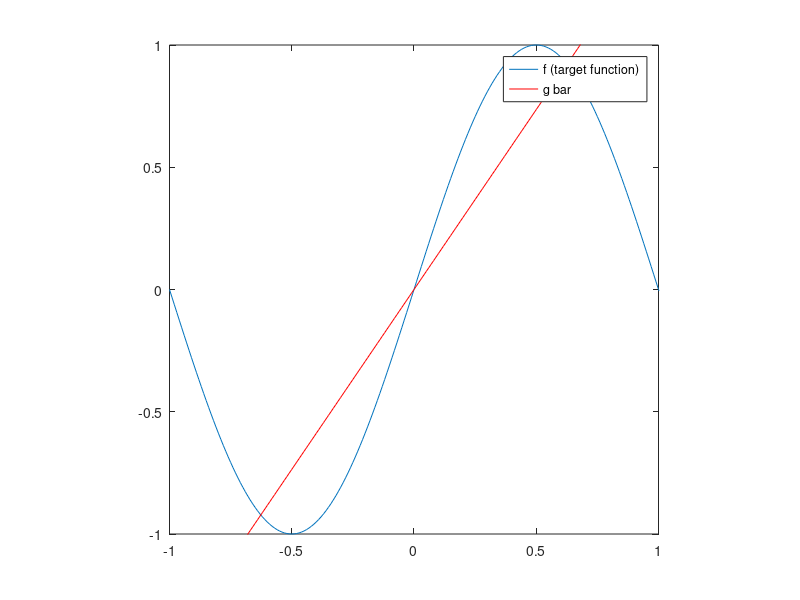

The MATLAB source for this figure:
%% plot the function f(x) = sin(pi * x) using 10000 examples
num_examples = 10000;
x = zeros(num_examples, 1);

% construct the x vector
i = 1; j = -1.0;
while i < num_examples + 1
    x(i) = j;
    i = i + 1; j = j + .01;
end
f = sin(pi * x);        % compute the y value for every x
% plot the function f(x) = sin(pi * x)
plot(x, f); axis([-1 1 -1 1]); axis square;
hold on;

%% use linear regression to find min SSE hypothesis on random two points
a = -1; b = 1; N = 2; num_iters = 1000;
g = zeros(num_iters, 1);
X_TRAIN = [];
F_TRAIN = [];

for i = 1:num_iters
    % pick two random training points
    x_train = a + (b - a) .* rand(N, 1);
    % compute corresponding y axis value according to the target function
    % f(x) = sin(pi * x)
    f_train = sin(pi * x_train);
    % use normal equation to get the min SSE hypothesis (g)
    g(i) = pinv(x_train' * x_train) * x_train' * f_train;

    %== Use the following to calcualte the bias and variance ==%
    % combine all x_train points in 1 vector
    X_TRAIN = [X_TRAIN x_train'];
    % combine all f_train points in 1 vector
    F_TRAIN = [F_TRAIN f_train'];
end

%% Question 4
g_bar = mean(g); 
fprintf('g_bar: %f\n', g_bar);
plot(x, g_bar * x, 'r-');
legend('f (target function)', 'g bar', 'location', 'best');

%% Question 5 
% bias = (g_bar(x) - f(x)).^2
bias_5 = mean((g_bar * X_TRAIN - F_TRAIN).^2);
fprintf('bias: %f\n', bias_5);

%% Question 6
% variance = g_each_data_set(x) - g_bar(x)).^2
vars = zeros(length(g), 1);
for i = 1:length(g)
    vars(i) = mean((g(i) * X_TRAIN - g_bar * X_TRAIN).^2);
end
variance_6 = mean(vars);
fprintf('variance: %f\n', variance_6);

%% Question 7
%% Option b
E_out_b = bias_5 + variance_6;

%% Option a
%% use the average of the two x_train points to find min SSE hypothesis 
% on random two points
a = -1; b = 1; N = 2; num_iters = 1000;
g = zeros(num_iters, 1);
X_TRAIN = [];
F_TRAIN = [];

for i = 1:num_iters
    % pick two random training points
    x_train = a + (b - a) .* rand(N, 1);
    % compute corresponding y axis value according to the target function
    % f(x) = sin(pi * x)
    f_train = sin(pi * x_train);
    % use the average to get the min SSE hypothesis (g)
    g(i) = (x_train(1) + x_train(2))/ 2;

    %== Use the following to calcualte the bias and variance ==%
    % combine all x_train points in 1 vector
    X_TRAIN = [X_TRAIN x_train'];
    % combine all f_train points in 1 vector
    F_TRAIN = [F_TRAIN f_train'];
end

g_bar = mean(g);
% bias = (g_bar(x) - f(x)).^2
bias = mean((g_bar * X_TRAIN - F_TRAIN).^2);

% variance = g_each_data_set(x) - g_bar(x)).^2
vars = zeros(length(g), 1);
for i = 1:length(g)
    vars(i) = mean((g(i) * X_TRAIN - g_bar * X_TRAIN).^2);
end
variance = mean(vars);
E_out_a = bias + variance;
fprintf('Optoin(a)\th(x) = b\t%f\n', E_out_a);
fprintf('Optoin(b)\th(x) = ax\t%f\n', E_out_b);

%% Option c
%% use linear regression to find min SSE hypothesis on random two points
a = -1; b = 1; N = 2; num_iters = 1000;
g = zeros(num_iters, 2);    % now two waits incl. the intercept term
X_TRAIN = [];
F_TRAIN = [];

for i = 1:num_iters
    % pick two random training points
    x_train = a + (b - a) .* rand(N, 1);
    % compute corresponding y axis value according to the target function
    % f(x) = sin(pi * x)
    f_train = sin(pi * x_train);

    % first add intercept term to x_train
    x_train = [ones(size(x_train, 1), 1) x_train];

    % use normal equation to get the min SSE hypothesis (g)
    g(i, :) = (pinv(x_train' * x_train) * x_train' * f_train)';

    %== Use the following to calcualte the bias and variance ==%
    % combine all x_train points in 1 vector
    X_TRAIN = [X_TRAIN x_train'];
    % combine all f_train points in 1 vector
    F_TRAIN = [F_TRAIN f_train'];
end

g_bar = mean(g);
% bias = (g_bar(x) - f(x)).^2
bias = mean((g_bar * X_TRAIN - F_TRAIN).^2);

% variance = g_each_data_set(x) - g_bar(x)).^2
vars = zeros(length(g), 1);
for i = 1:length(g)
    vars(i) = mean((g(i, :) * X_TRAIN - g_bar * X_TRAIN).^2);
end
variance = mean(vars);
E_out_c = bias + variance;
fprintf('Optoin(a)\th(x) = ax + b\t%f\n', E_out_c);
